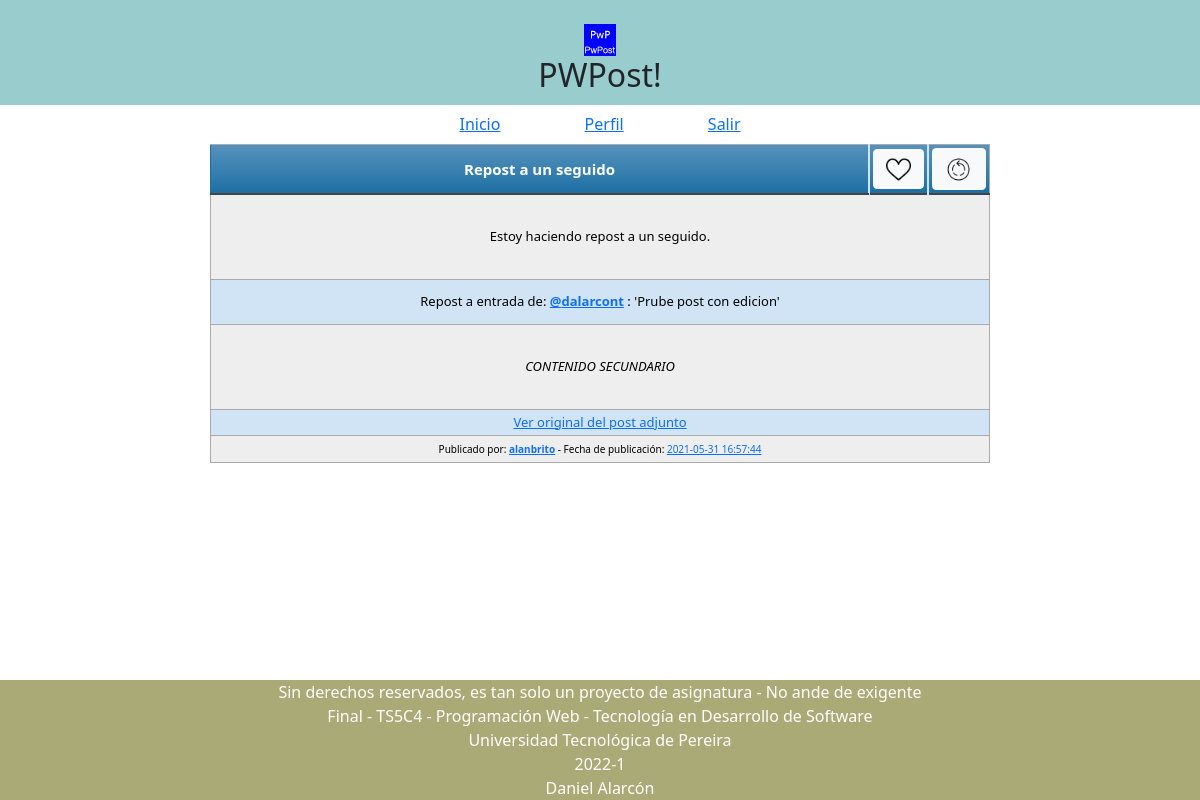
The page /Post.php?post=PWPOi8n9olkD5ye (signed in) on the database its author committed.
### tables this page shows
CREATE TABLE `general_entries` (
  `uid_post` varchar(15) NOT NULL COMMENT 'PostUniqueID',
  `own_user` varchar(15) NOT NULL COMMENT 'OwnerID',
  `pubdate_original` datetime NOT NULL,
  `pubdate` datetime NOT NULL COMMENT 'PublishDate',
  `title` text NOT NULL COMMENT 'TitleEntrie',
  `content` text NOT NULL COMMENT 'ContentEntrie',
  `edit_counter` int(2) DEFAULT NULL,
  `edit_lastdate` datetime DEFAULT NULL,
  `attached_prop` tinyint(1) NOT NULL COMMENT 'isRepost?',
  `attached_uid_post` text NOT NULL COMMENT 'PostUIDSource',
  `hiddenprop` tinyint(1) NOT NULL COMMENT 'isHidden?',
  `attached_tw_user` text NOT NULL,
  `attached_tw_sourcelink` text NOT NULL COMMENT 'TwitterSource'
);

### procedures/sys_db_con.php (called while the page is built, shortened)
<?php
	function DB_CON(){
		$linkdir="localhost";
			$linkusr="root";
			$linkpss="D4larcont";
			$linktbl="pwpostdb";
			$link=mysqli_connect($linkdir,$linkusr,$linkpss,$linktbl);
		return $link ;
	}
?>

### procedures/PostLoad.php (called while the page is built, shortened)
<?php
    function DB_Post_DirectLoad($post_id){
        $SQL_Query = "SELECT * FROM general_entries ge WHERE ge.uid_post = '$post_id'";
        $SQL_CON = mysqli_query(DB_CON(),$SQL_Query);
        $SQL_PKG = mysqli_fetch_array($SQL_CON);
        $result = $SQL_PKG ;
        return $result ;
    }
?>

### controllers/PostView.php (called while the page is built, shortened)
<?php
    $post_id = $_GET['post'];
        require 'procedures/SYS_DB_CON.php';
        require 'procedures/PostLoad.php';
        require 'controllers/LikeManagement.php';
        require 'views/Entry.php';
        require 'views/Language.php';
        $result = DB_Post_DirectLoad($post_id);
?>

### controllers/LikeManagement.php (called while the page is built)
<?php
    function like_FxSelector($property){
        if($property){
            $r = "unsetLikePost";
        }else{
            $r = "setLikePost";
        }
        return $r ;
    }
    function like_imgSelector($property){
        if($property){
            $r = "unsetlike";
        }else{
            $r = "setlike";
        }
        return $r;
    }
?>

### views/entry.php (the view, shortened to what this page needs)
<?php
    function PrintEditCounterFrame($count,$lastdate,$originalDate){
        return $r;
    }
    function PrintEntryActions($pkg){
        $isLoggedUser = $_SESSION['UsrPkg']['username'];
        if(empty($isLoggedUser)){
            echo "<tr><th id='entryTitle' colspan='6'>",$pkg['title'],"</th></tr>";
        }else{
            if($pkg['own_user']!=$isLoggedUser){
                echo "<tr>
                <th id='entryTitle' colspan='5'>",$pkg['title'],"</th>
                <th style='width:45px'><button class='btn btn-light' id='btn_like' onclick='",like_FxSelector($pkg['likeproperty']),"(this)' value='",$pkg['uid_post'],"'><img src='components/",like_imgSelector($pkg['likeproperty']),".png' style='width:25px;height:25px;'></img></button></th>
                <th style='width:45px'><button class='btn btn-light' id='btn_repost' onclick='startRepost(this)' value='",$pkg['uid_post'],"'><img src='components/repost.png' style='width:28px;height:28px;'></img></button></th>
                </tr>";
            }
        }
    }
    function PrintEntryAttached($pkg){
        if($pkg['attached_prop']!=0){
            if(!$pkg['attached_content']){
                echo "<tr><td colspan='7' style='height:85px;'><b><i>".Entry::EntryAttached(0)."</i></b></td></tr>";
            }else{
                echo "<tr><td colspan='7' style='height:45px;'>".Entry::EntryAttached(1)."<a href='Profile.php?p=",$pkg['attached_user'],"' target='_blank'><b>@",$pkg['attached_user'],"</b></a> : '",$pkg['attached_title'],"'</td></tr>";
                echo "<tr><td colspan='7' style='height:85px;'><i>",$pkg['attached_content'],"</i></td></tr>";
                echo "<tr><td colspan='7'><a href='Post.php?post=",$pkg['attached_uid_post'],"' target='_blank'>".Entry::EntryAttached(2)."</a></td></tr>";
            }
        }else{
            if(!(empty($pkg['attached_tw_sourcelink']))){
                $temptw = cutePrinter($pkg['attached_tw_user'],$pkg['attached_tw_sourcelink']);
                echo "<tr><td colspan='7' style='height:85px;'><center>".$temptw."</center></td></tr>";
            }
        }
    }
    function PrintEntry($pkg){
        if($pkg!=null){
            echo "<div style='padding-top: 15px;' id='",$pkg['uid_post'],"'>
                <span id='entryEdits' class='rightUp_entryLegend'>
                    ",PrintEditCounterFrame($pkg['edit_counter'],$pkg['edit_lastdate'],$pkg['pubdate_original']),"
                </span>
                <table class='blueTable' style='height: 85px;'>
                <thead>
                    ",PrintEntryActions($pkg),"
                </thead>
                <tbody>
                <tr>
                    <td  id='entryContent' colspan='7' style='height:85px'>",$pkg['content'],"</td>
                </tr>
                    ",PrintEntryAttached($pkg),"
                <tr>
                <td colspan='7'>
                    <span id='publishData'>".Entry::publishText(0)."<b>
                        <a href='Profile.php?p=",$pkg['own_user'],"' target='_blank'>",$pkg['own_user'],"</a></b> -
                        ".Entry::publishText(1)."<a href='Post.php?post=",$pkg['uid_post'],"' target='_blank'>",$pkg['pubdate'],"</a>
                    </span>
                </td>
                </tbody>
                </table>
            </div>";
        }else{
            if($pkg!=false){
                echo Entry::publishOne_ifEmptyProfile(0)."<button class='art-button' onclick='startNewPost()'><img src='components/newpost.png' style='width:25px;height:25px;'></img> ".Entry::publishOne_ifEmptyProfile(1)."</button>";
            }
        }
    }
?>

### css/final.css (style rules this page uses)
* { margin:0; padding:0; border:0; }
html, body { width: auto; height: 100%; font-family:-apple-system, BlinkMacSystemFont, 'Segoe UI', Roboto, Oxygen, Ubuntu, Cantarell, 'Open Sans', 'Helvetica Neue', sans-serif; font-weight:bold; text-align: center; }

### css/entryStyle.css (style rules this page uses)
table.blueTable { border: 1px solid #1C6EA4; background-color: #EEEEEE; width: 65%; text-align: center; border-collapse: collapse; padding-right: 5px; padding-left: 5px; }
table.blueTable td, table.blueTable th { border: 1px solid #AAAAAA; padding: 3px 3px; }
table.blueTable tbody td { font-size: 13px; text-align: center; }
table.blueTable tr:nth-child(even) { background: #D0E4F5; }
table.blueTable thead { background: #1C6EA4; background: -moz-linear-gradient(top, #5592bb 0%, #327cad 66%, #1C6EA4 100%); background: -webkit-linear-gradient(top, #5592bb 0%, #327cad 66%, #1C6EA4 100%); background: linear-gradient(to bottom, #5592bb 0%, #327cad 66%, #1C6EA4 100%); border-bottom: 2px solid #444444; }
table.blueTable thead th { font-size: 15px; font-weight: bold; color: #FFFFFF; border-left: 2px solid #D0E4F5; }
table.blueTable thead th:first-child { border-left: none; }
#publishData { font-size: 10px; }

### rows shown on the page
general_entries: title "Repost a un seguido", content "Estoy haciendo repost a un seguido.", own_user "alanbrito", pubdate "2021-05-31 16:57:44"

### other values the page prints
Entry::EntryAttached(1) "Repost a entrada de:"
$pkg['attached_user'] "dalarcont"
$pkg['attached_title'] "Prube post con edicion"
$pkg['attached_content'] "CONTENIDO SECUNDARIO"
Entry::EntryAttached(2) "Ver original del post adjunto"
Entry::publishText(0) "Publicado por:"
Entry::publishText(1) "Fecha de publicación:"
